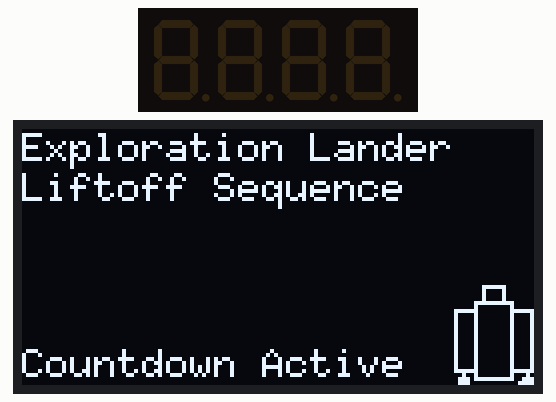
Simulated run of this sketch. Board: Arduino Uno, built for the host (arithmetic inside an expression is 32-bit, double 64-bit). Parts: 4-digit seven-segment display, 128×64 one-colour display. What the sketch prints to the serial monitor is not drawn. At 1.9 s the program restarts the board; the recording ends there.

Above: at 0.1 s.
At 1.7 s:
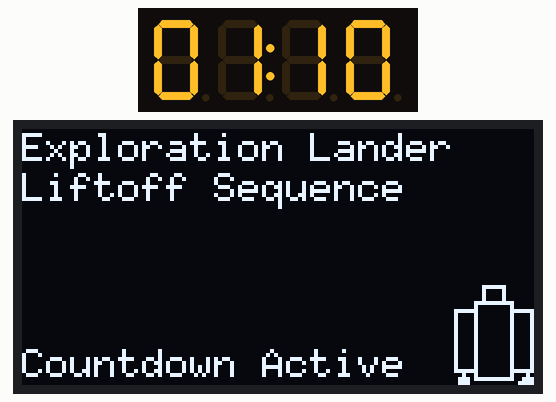

The sketch:

main.ino
```cpp
// -MARK: Definitions
#include "Arduino.h"
#include <TM1637Display.h> // 7-segment
#include <U8g2lib.h>  // Display

#define numberOfMinutes(_milliseconds_) (((_milliseconds_ + 999) / 1000) / 60)
#define numberOfSeconds(_milliseconds_) (((_milliseconds_ + 999) / 1000) % 60)

// Pin connections for our 4 digit counter
#define COUNTER_DISPLAY_CLK_PIN 5
#define COUNTER_DISPLAY_DIO_PIN 4

// Construct counter_display handle.
TM1637Display counter_display(COUNTER_DISPLAY_CLK_PIN, COUNTER_DISPLAY_DIO_PIN);
// Different display call uses smaller 256-byte buffer: (_F_) -> (_2_)
U8G2_SH1106_128X64_NONAME_2_HW_I2C lander_display(U8G2_R0, /* reset=*/U8X8_PIN_NONE);

constexpr byte LANDER_HEIGHT = 25;  // height of our lander image, in bits
constexpr byte LANDER_WIDTH = 20;   // width of our lander image, in bits

// Define 7 Segment display values to spell out "dOnE"
constexpr uint8_t DONE[] = {
  SEG_B | SEG_C | SEG_D | SEG_E | SEG_G,          // d
  SEG_A | SEG_B | SEG_C | SEG_D | SEG_E | SEG_F,  // O
  SEG_C | SEG_E | SEG_G,                          // n
  SEG_A | SEG_D | SEG_E | SEG_F | SEG_G           // E
};

constexpr unsigned long COUNTDOWN_MILLISECONDS = (70UL * 1000UL);


// -MARK: Function hoisting
byte drawString(
  byte x, byte y,
  const char *string
);

void displayLander(
  byte x_location,
  byte y_location
);

void displayCounter(unsigned long milliseconds);


// -MARK: Setup
void setup() {
  Serial.begin(9600);
  Serial.println("CountdownMS: " + String(COUNTDOWN_MILLISECONDS));

  // Configure counter display
  counter_display.setBrightness(7); // Set max brightness (0..7)
  counter_display.clear();

  // Configure OLED display
  lander_display.begin();
  lander_display.setFont(u8g2_font_6x10_tr);
  lander_display.setFontRefHeightText();
  lander_display.setFontPosTop();

  /*
   * Display starting status on our lander's OLED display.
   *
   * The U8g2 library for Arduino uses a technique called "page buffering" to draw on
   * displays connected to microcontrollers with limited RAM. Here's a short explanation
   * of how it works:
   *
   * firstPage(): This function starts the drawing routine. It initializes the buffer with
   *              the first "page" or segment of the display.
   * nextPage(): After drawing the first page, this function is called in a loop. Each call
   *             loads the next segment into the buffer and allows you to draw additional
   *             content. This process repeats until the entire display content is drawn over
   *             multiple pages.
   * Looping: The combination of firstPage() and nextPage() is typically used inside a loop.
   *          The loop continues until nextPage() returns false, indicating that all pages
   *          have been drawn.
   *
   * By drawing the display in segments, the library conserves RAM, making it feasible to use
   * graphics displays with microcontrollers that have limited memory resources.
   */
  lander_display.firstPage();
  do {
    const byte y_offset = drawString(0, 0, "Exploration Lander");
    drawString(0, y_offset, "Liftoff Sequence");

    // Status on bottom line of OLED display
    drawString(
      0,
      lander_display.getDisplayHeight() - lander_display.getMaxCharHeight(),
      "Countdown Active"
    );
    // Draw a picture of our lander int bottom right corner
    displayLander(
      lander_display.getDisplayWidth() - LANDER_WIDTH,
      lander_display.getDisplayHeight() - LANDER_HEIGHT
    );
  } while (lander_display.nextPage());

  // blink the countdown on our timer before beginning the countdown
  for (int i = 0; i < 4; i++) {
    counter_display.clear();
    delay(200);
    displayCounter(COUNTDOWN_MILLISECONDS);
    delay(200);
  }
  Serial.println("Countdown started..: ");
}

// -MARK: Loop
[[noreturn]] void loop() {
  static unsigned long timeRemaining = COUNTDOWN_MILLISECONDS;
  static unsigned long countdown_start_time = millis();

  displayCounter(timeRemaining);  // Display minutes:seconds on counter display

  // Display ending values
  if (timeRemaining == 0) {
    Serial.println("Done!!");
    counter_display.setSegments(DONE);

    // Update OLED display with ending screen using firstPage()/nextPage()
    lander_display.firstPage();
    do {
      // Each time we display a line of text on our display the y_offset
      // is updated to point to the next available point for drawing.

      // Display first two lines
      byte y_offset = drawString(0, 0, "Exploration Lander");
      drawString(0, y_offset, "Liftoff ABORTED");

      // Set y_offset to point four lines above bottom of display
      y_offset = lander_display.getDisplayHeight() - (4 * lander_display.getMaxCharHeight());

      // Display last four lines
      y_offset = drawString(0, y_offset, "Thrusters: OFF");
      y_offset = drawString(0, y_offset, "Systems: OFF");
      y_offset = drawString(0, y_offset, "Confirm: OFF");
      drawString(0, y_offset, "Countdown ABORT");

      // Draw a picture of our lander in bottom right corner
      displayLander(
        lander_display.getDisplayWidth() - LANDER_WIDTH,
        lander_display.getDisplayHeight() - LANDER_HEIGHT
      );
    } while (lander_display.nextPage());

    // Stop here by looping forever.
    while (true);
  }

  // Update our remaining time by subtracting the start time from current
  // execution time (in milliseconds).  If our elapsed time is greater
  // than our countdown time then set remaining time to 0.
  const unsigned long elapsed_time = millis() - countdown_start_time;
  if (elapsed_time < COUNTDOWN_MILLISECONDS) {
    timeRemaining = COUNTDOWN_MILLISECONDS - elapsed_time;
  } else {
    timeRemaining = 0;
  }
}

// -MARK: Functions
// Display milliseconds as minutes:seconds (MM:SS)
void displayCounter(const unsigned long milliseconds) {
  // To display the countdown in mm:ss format, separate the parts
  const byte minutes = numberOfMinutes(milliseconds);
  const byte seconds = numberOfSeconds(milliseconds);

  Serial.print("ms: ");
  Serial.print(milliseconds);
  Serial.print(" | m/s: ");
  Serial.println(String(minutes) + "/" + String(seconds));

  // Display the minutes in the first two places, with colon
  counter_display.showNumberDecEx(minutes, 0b01000000, true, 2, 0);
  // This displays the seconds in the last two places
  counter_display.showNumberDecEx(seconds, 0, true, 2, 2);
}

// Draw test on our lander display at x, y, returning new y
// value that is immediately below the new line of text.
byte drawString(
  const byte x, const byte y,
  const char *string
) {
  lander_display.drawStr(x, y, string);
  return (y + lander_display.getMaxCharHeight());  // return new y_offset on display
}

// -MARK: Display Lander
// Draw an image of our lander drawn with frames and triangles
// at location x_location, y_location (relative to the upper left corner).
void displayLander(
  const byte x_location,
  const byte y_location
) {
  // Ship top
  lander_display.drawFrame(
    x_location + 7,
    y_location,
    6,
    5
  );

  // Ship center
  lander_display.drawFrame(
    x_location + 5,
    y_location + 4,
    10,
    20
  );

  // Left pod
  lander_display.drawFrame(
    x_location,
    y_location + 6,
    6,
    16
  );

  // Right pod
  lander_display.drawFrame(
    x_location + 14,
    y_location + 6,
    6,
    16
  );

  // Left nozzle
  lander_display.drawTriangle(
    x_location + 2,
    y_location + 21,
    x_location,
    y_location + 25,
    x_location + 4,
    y_location + 25
  );

  // Right nozzle
  lander_display.drawTriangle(
    x_location + 18,
    y_location + 21,
    x_location + 15,
    y_location + 25,
    x_location + 20,
    y_location + 25
  );
}
```
